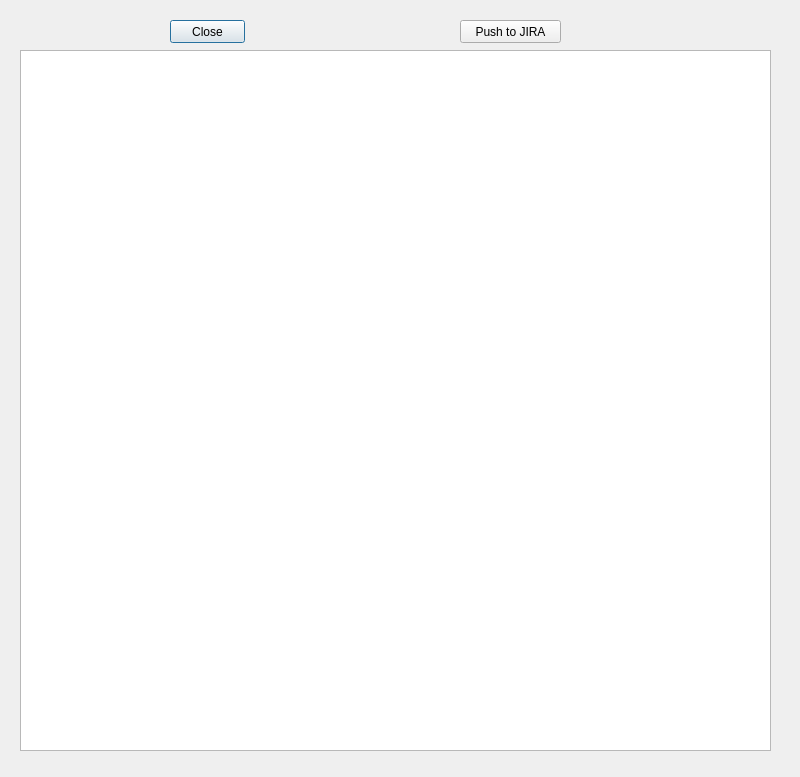
<?xml version="1.0" encoding="UTF-8"?>
<ui version="4.0">
 <class>DisplayFeatureForm</class>
 <widget class="QDialog" name="DisplayFeatureForm">
  <property name="geometry">
   <rect>
    <x>0</x>
    <y>0</y>
    <width>800</width>
    <height>777</height>
   </rect>
  </property>
  <property name="windowTitle">
   <string>Dialog</string>
  </property>
  <widget class="QPushButton" name="closeBtn">
   <property name="geometry">
    <rect>
     <x>170</x>
     <y>20</y>
     <width>75</width>
     <height>23</height>
    </rect>
   </property>
   <property name="text">
    <string>Close</string>
   </property>
  </widget>
  <widget class="QPushButton" name="pushToJiraBtn">
   <property name="geometry">
    <rect>
     <x>460</x>
     <y>20</y>
     <width>101</width>
     <height>23</height>
    </rect>
   </property>
   <property name="text">
    <string>Push to JIRA</string>
   </property>
  </widget>
  <widget class="QTextEdit" name="featureText">
   <property name="geometry">
    <rect>
     <x>20</x>
     <y>50</y>
     <width>751</width>
     <height>701</height>
    </rect>
   </property>
   <property name="font">
    <font>
     <pointsize>12</pointsize>
    </font>
   </property>
   <property name="textInteractionFlags">
    <set>Qt::TextSelectableByKeyboard|Qt::TextSelectableByMouse</set>
   </property>
  </widget>
 </widget>
 <resources/>
 <connections/>
</ui>
